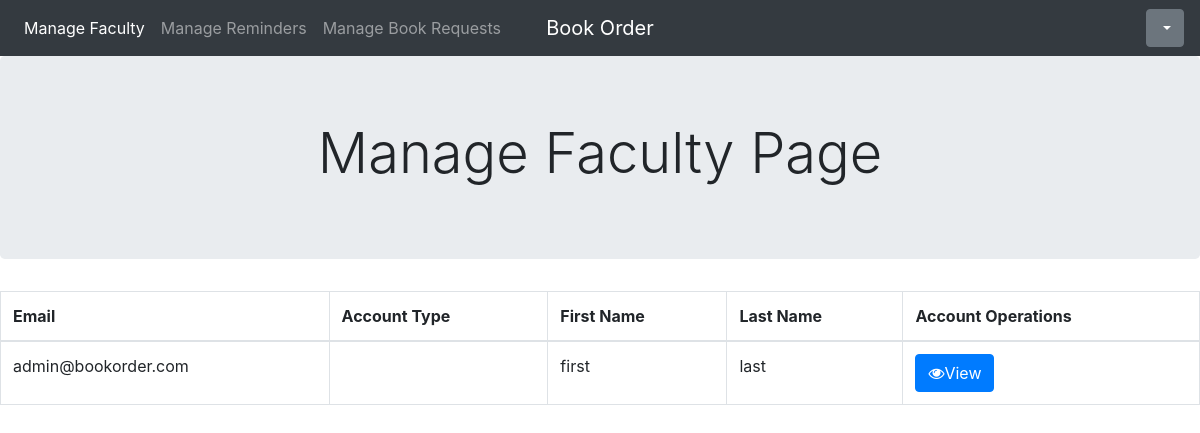
Before: /staff/manage_faculty.php with the older database file.
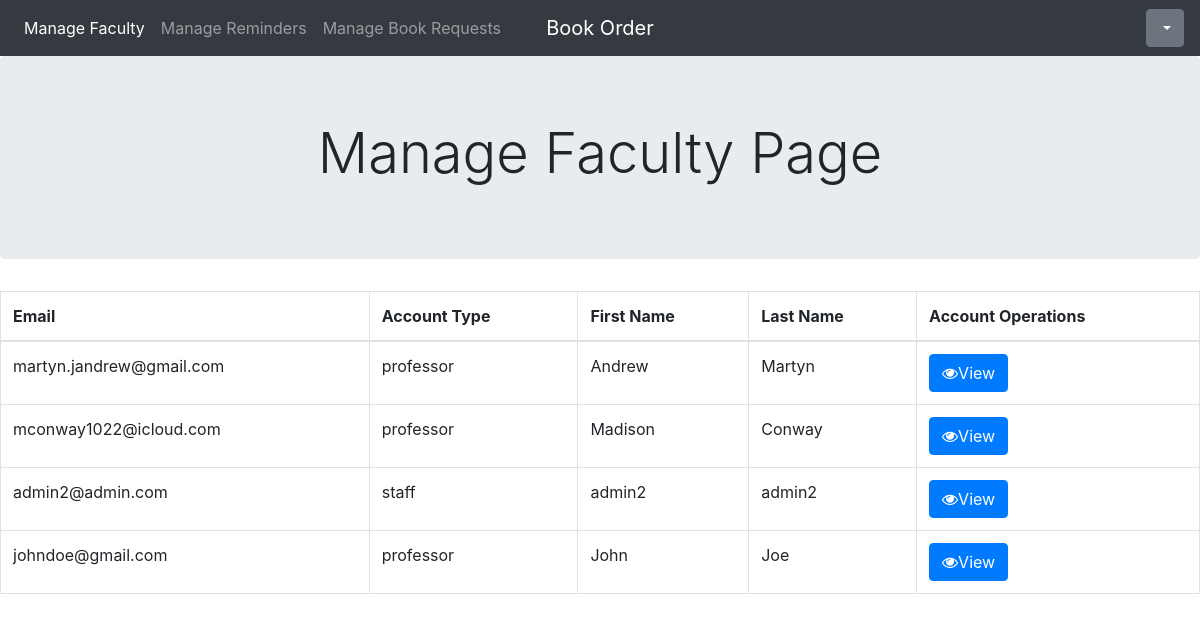
After: the same page with the newer database file.
### tables this page shows
CREATE TABLE `users` (
  `id` int NOT NULL,
  `acctype` varchar(10) NOT NULL DEFAULT '',
  `email` varchar(50) NOT NULL DEFAULT '',
  `password` varchar(255) NOT NULL DEFAULT '',
  `firstname` varchar(50) NOT NULL DEFAULT '',
  `lastname` varchar(50) NOT NULL DEFAULT ''
);

### staff/manage_faculty.php (the view, shortened to what this page needs)
<?php
require_once "../utils/db_connect.php";
$sql = "SELECT acctype, email, firstname, lastname FROM users WHERE NOT email='group4710@gmail.com' AND NOT email='" . $_SESSION['email'] . "'";
$result = $conn->query($sql);
?>
<!DOCTYPE html>
<html lang="en">
<head>
<link rel="stylesheet" href="https://stackpath.bootstrapcdn.com/bootstrap/4.5.0/css/bootstrap.min.css">
<link rel="stylesheet" href="https://maxcdn.bootstrapcdn.com/font-awesome/4.7.0/css/font-awesome.min.css">
</head>
<body>
<nav class="navbar navbar-expand-md navbar-dark bg-dark">
    <div class="navbar-collapse collapse w-100 order-1 order-md-0 dual-collapse2">
        <ul class="navbar-nav mr-auto">
            <li class="nav-item">
                <a class="nav-link active" href="manage_faculty.php">Manage Faculty</a>
            </li>
            <li class="nav-item">
                <a class="nav-link" href="manage_reminders.php">Manage Reminders</a>
            </li>
            <li class="nav-item">
                <a class="nav-link" href="manage_bookrequests.php">Manage Book Requests</a>
            </li>
        </ul>
    </div>
    <div class="mx-auto order-0">
        <a class="navbar-brand mx-auto" href="/staff">Book Order</a>
    </div>
    <div class="navbar-collapse collapse w-100 order-3 dual-collapse2">
        <ul class="navbar-nav ml-auto">
          <div class="dropdown">
            <button class="btn btn-secondary dropdown-toggle" type="button" id="dropdownMenuButton" data-toggle="dropdown" aria-haspopup="true" aria-expanded="false">
            </button>
          </div>
        </ul>
    </div>
</nav>
<div class="jumbotron text-center">
<h1 class="display-4">Manage Faculty Page</h1>
</div>
<table class="table table-bordered table-hover">
    <thead>
        <tr>
            <th>Email</th>
            <th>Account Type</th>
            <th>First Name</th>
            <th>Last Name</th>
            <th>Account Operations</th>
        </tr>
    </thead>
    <tbody>
      <?php while ($row = $result->fetch_assoc()) { ?>
          <tr>
            <td><?php echo $row['email']; ?></td>
            <td><?php echo $row['acctype']; ?></td>
            <td><?php echo $row['firstname']; ?></td>
            <td><?php echo $row['lastname']; ?></td>
            <form action="account.php" method="post"><td><button type="submit" class="btn btn-primary" name="account_email" value=<?php echo $row['email'] ?>><i class="fa fa-eye"></i>View</button></td></form>
          </tr>
      <?php } ?>
    </tbody>
</table>
</body>
</html>

Changed rows visible on the page:
no longer on this page (row edited): users: email "admin@bookorder.com", firstname "first", lastname "last"
added users: email "martyn.jandrew@gmail.com", acctype "professor", firstname "Andrew", lastname "Martyn"
added users: email "mconway1022@icloud.com", acctype "professor", firstname "Madison", lastname "Conway"
added users: email "admin2@admin.com", acctype "staff", firstname "admin2", lastname "admin2"
added users: email "johndoe@gmail.com", acctype "professor", firstname "John", lastname "Joe"
